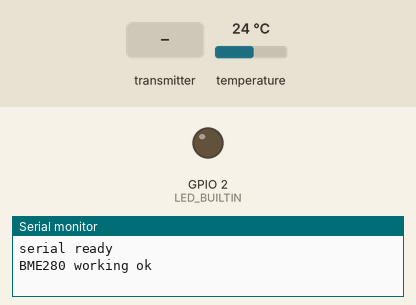
This program was run on a simulated ESP32. Shown: output pins drawn as LEDs (lit = HIGH), the last lines printed to the serial monitor. Inputs (shaded band) come from the test bench; at power-on: temperature 24 °C.

Above: at 2.2 s.
2.3 s: the transmitter starts sending card_id.0 = 0
At 3.3 s:
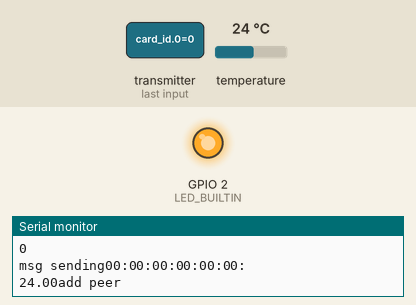
Timing chart, 0 to 5.3 s (numbered marks = the images above; inputs shaded):
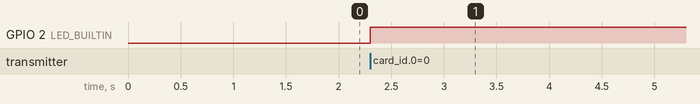

Measured:
- after the input at 2.3 s, GPIO 2 (LED_BUILTIN): LOW → HIGH at once

The program:

main.cpp
```cpp
#include <Adafruit_BME280.h>
#include <Adafruit_Sensor.h>
#include <Arduino.h>
#include <WiFi.h>
#include <esp_now.h>
#include <stdint.h>


struct msg_card_id
{
  uint8_t card_id[4];
};

struct msg_measurement
{
  double value;
};

bool led_status = false;
long timer = 0;
const uint32_t m_on_led_time = 2000;

msg_card_id message_content;

Adafruit_BME280 bme;

volatile bool msg_recived;

uint8_t master_address[6];

void send_msg()
{
  Serial.print("msg sending");
  for (size_t i = 0; i < 6; i++)
  {
    Serial.printf("%02X:", master_address[i]);
  }
  Serial.println();
  msg_measurement msg;
  msg.value = bme.readTemperature();
  Serial.print(msg.value);
  if (!esp_now_is_peer_exist(master_address))
  {
    Serial.println("add peer");
    esp_now_peer_info_t peerInfo;
    memcpy(peerInfo.peer_addr, master_address, 6);
    peerInfo.channel = 0;
    peerInfo.encrypt = false;

    if (esp_now_add_peer(&peerInfo) != ESP_OK)
    {
      Serial.println("Failed to add peer");
      return;
    }
  }

  esp_now_send(master_address, (uint8_t*)&msg, sizeof(msg_measurement));
}

void received_msg_callback(const uint8_t* mac, const uint8_t* incomingData, int len)
{
  Serial.print("msg received");
  memcpy(master_address, mac, 6);
  memcpy(&message_content, incomingData, sizeof(message_content));
  Serial.print("Bytes received: ");
  Serial.println(len);
  Serial.println("tag rfid: ");
  for (size_t i = 0; i < 4; i++)
  {
    Serial.println(message_content.card_id[i]);
  }
  timer = millis();
  led_status = true;
  digitalWrite(LED_BUILTIN, HIGH);
  msg_recived = true;
}

void setup()
{
  Serial.begin(115200);
  delay(1000);
  Serial.println("serial ready");

  pinMode(LED_BUILTIN, OUTPUT);
  digitalWrite(LED_BUILTIN, LOW);
  Wire.begin();
  if (bme.begin(0x76, &Wire))
  {
    Serial.println("BME280 working ok");
  }
  else
  {
    Serial.println("BME280 error");
  }

  WiFi.mode(WIFI_STA);

  if (esp_now_init() != ESP_OK)
  {
    Serial.println("Error initializing ESP-NOW");
  }
  esp_now_register_recv_cb(received_msg_callback);
}

void loop()
{
  if (led_status)
  {
    if (millis() - timer > m_on_led_time)
    {
      led_status = false;
      digitalWrite(LED_BUILTIN, LOW);
    }
  }

  if (msg_recived)
  {
    send_msg();
    msg_recived = false;
  }
}
```
